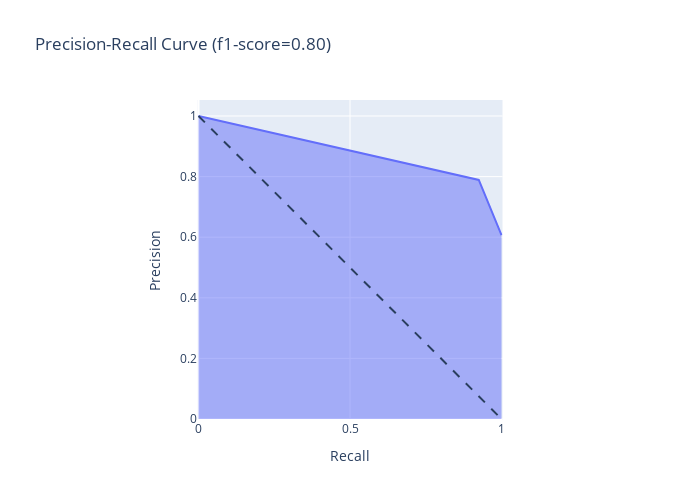

The notebook cell this image was saved under:
### Code cell
import plotly.express as px
from sklearn.linear_model import LogisticRegression
from sklearn.metrics import precision_recall_curve, auc
from sklearn.datasets import make_classification

y_score = pipe2.predict(X_test)

precision, recall, thresholds = precision_recall_curve(y_test, y_score)

fig = px.area(
    x=recall, y=precision,
    title=f'Precision-Recall Curve (f1-score={f1_score(y_test, y_score, average="weighted"):.2f})',
    labels=dict(x='Recall', y='Precision'),
    width=700, height=500
)
fig.add_shape(
    type='line', line=dict(dash='dash'),
    x0=0, x1=1, y0=1, y1=0
)
fig.update_yaxes(scaleanchor="x", scaleratio=1)
fig.update_xaxes(constrain='domain')

fig.show()

### Figure 1 — Plotly figure (JSON) as saved in the notebook; plotly's stock layout.template omitted (floating-point values rounded to 4 significant figures)
{"data": [{"hovertemplate": "Recall=%{x}<br>Precision=%{y}<extra></extra>", "legendgroup": "", "line": {"color": "#636efa"}, "mode": "lines", "name": "", "orientation": "v", "showlegend": false, "stackgroup": "1", "type": "scatter", "x": [1, 0.925, 0], "xaxis": "x", "y": [0.6069, 0.789, 1], "yaxis": "y"}], "layout": {"height": 500, "legend": {"tracegroupgap": 0}, "shapes": [{"line": {"dash": "dash"}, "type": "line", "x0": 0, "x1": 1, "y0": 1, "y1": 0}], "title": {"text": "Precision-Recall Curve (f1-score=0.80)"}, "width": 700, "xaxis": {"anchor": "y", "constrain": "domain", "domain": [0, 1], "title": {"text": "Recall"}}, "yaxis": {"anchor": "x", "domain": [0, 1], "scaleanchor": "x", "scaleratio": 1, "title": {"text": "Precision"}}}}
